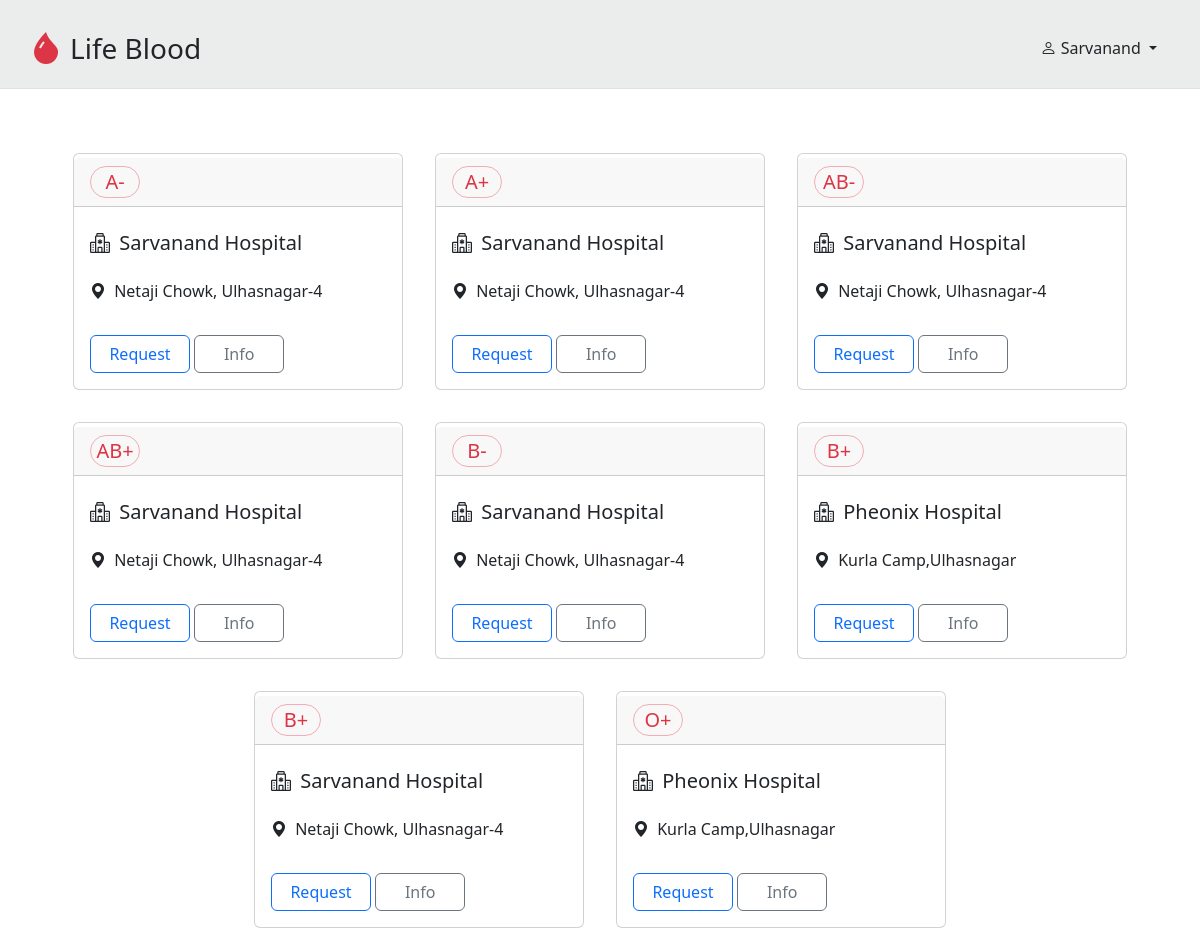
/availablesamples.php (signed in), run on the app's committed database.
### tables this page shows
CREATE TABLE `bloodbank` (
  `bloodgroup` varchar(3) NOT NULL,
  `amount` int(11) NOT NULL,
  `username` varchar(20) NOT NULL
);

CREATE TABLE `hospital` (
  `username` varchar(20) NOT NULL,
  `password` varchar(16) NOT NULL,
  `hospitalname` text NOT NULL,
  `address` text NOT NULL,
  `email` text NOT NULL,
  `number` text NOT NULL
);

### availablesamples.php (the view, shortened to what this page needs)
<?php
    $query = "SELECT * FROM bloodbank WHERE amount>0";
    $result = mysqli_query($conn, $query);
    $bloodbankinfo = mysqli_fetch_all($result, MYSQLI_ASSOC);
    $query = "SELECT DISTINCT username FROM bloodbank";
    $result = mysqli_query($conn, $query);
    $hospitals = [];
    while ($row = $result->fetch_row()) {
        $hospitals[] = $row[0];
    }
    $hospitalsinfo = [];
    foreach($hospitals as $hospital){
        $query = "SELECT * FROM hospital WHERE username='$hospital'";
        $result = mysqli_query($conn, $query);
        while($row = $result->fetch_row()){
            $hospitalsinfo[$hospital]  = $row;
        }
    }
    if(isset($_SESSION['as'])){
        if($_SESSION['as']=='hospital'){
            if(isset($_SESSION['username'])){
                $username = $_SESSION['username'];
            }else{
                header('Location: login.php');
            }
        }elseif($_SESSION['as']=='receiver'){
            if(isset($_SESSION['user'])){
                $username = $_SESSION['user'];
            }else{
                header('Location: login.php');
            }
        }else{
            $username = 'Guest';
        }
    }else{
        $_SESSION['as']='guest';
        $username = 'Guest';
    }
?>
<!DOCTYPE html>
<html lang="en">
<head>
    <link href="https://cdn.jsdelivr.net/npm/bootstrap@5.3.2/dist/css/bootstrap.min.css" rel="stylesheet">
    <link rel="stylesheet" href="https://cdn.jsdelivr.net/npm/bootstrap-icons@1.11.2/font/bootstrap-icons.min.css">
</head>
<body>
    <nav class="border-bottom" style="background-color:#ebedec">
        <div class="container pt-4 pb-3 d-flex justify-content-between align-items-center px-sm-0 px-2">
            <a href="index.php" class="navbar-brand d-flex align-items-center ps-2 ps-sm-0"><i class="bi bi-droplet-fill text-danger fs-2"></i><span class="fs-3 ms-2">Life Blood</span></a>
            <div class="dropdown">
                <button class="btn dropdown-toggle" type="button" data-bs-toggle="dropdown" aria-expanded="false">
                    <i class="bi bi-person"></i> <?php echo $username?>
                </button>
            </div>
        </div>
    </nav>
    <main class="container d-flex flex-wrap pt-5 justify-content-center">
        <?php foreach($bloodbankinfo as $item):?>
            <?php
                $hos = $item['username'];
                $bloodgroup = $item['bloodgroup'];
                $len = strlen($bloodgroup)-1;
                $bg = substr($bloodgroup, 0, $len);
                $last = $bloodgroup[-1];
                $c = $last=='+'?'plus':'minus';
                $bg = $bg.$c;
                $hos = $hos.$bg;
                $btntext = "Request";
                $color = "btn-outline-primary";
                $disable = 0;
            ?>
            <div class="card m-3" style="width:330px;">
                <div class="card-header fs-5 d-flex align-items-center my-1"><p class="rounded-pill border border-danger-subtle text-danger text-center m-0" style="width:50px;"><?php echo $item['bloodgroup']?><p></div>
                <div class="card-body">
                    <h5 class="card-title fw-normal pt-1"><i class="bi bi-hospital me-1"></i> <?php echo $hospitalsinfo[$item['username']][2]?></h5>
                    <p class="card-text fs-6 py-3"><i class="bi bi-geo-alt-fill me-1"></i> <?php echo $hospitalsinfo[$item['username']][3]?></p>
                    <button class="btn <?php echo !$disable?null:'disabled'?> <?php echo $color?>" data-bs-toggle="modal" data-bs-target="#<?php echo $hos?>-Modal" style="width:100px;"><?php echo $btntext?></button>
                    <button class="btn btn-outline-secondary" data-bs-toggle="modal" data-bs-target="#<?php echo $hos?>Modal" style="width:90px;">Info</button>
                </div>
            </div>
        <?php endforeach;?>
    </main>
</body>
</html>

### data on the page
bloodbank: bloodgroup "A-", username.hospitalname "Sarvanand Hospital", username.address "Netaji Chowk, Ulhasnagar-4", btntext "Request"
bloodbank: bloodgroup "A+", username.hospitalname "Sarvanand Hospital", username.address "Netaji Chowk, Ulhasnagar-4", btntext "Request"
bloodbank: bloodgroup "AB-", username.hospitalname "Sarvanand Hospital", username.address "Netaji Chowk, Ulhasnagar-4", btntext "Request"
bloodbank: bloodgroup "AB+", username.hospitalname "Sarvanand Hospital", username.address "Netaji Chowk, Ulhasnagar-4", btntext "Request"
bloodbank: bloodgroup "B-", username.hospitalname "Sarvanand Hospital", username.address "Netaji Chowk, Ulhasnagar-4", btntext "Request"
bloodbank: bloodgroup "B+", username.hospitalname "Pheonix Hospital", username.address "Kurla Camp,Ulhasnagar", btntext "Request"
bloodbank: bloodgroup "B+", username.hospitalname "Sarvanand Hospital", username.address "Netaji Chowk, Ulhasnagar-4", btntext "Request"
bloodbank: bloodgroup "O+", username.hospitalname "Pheonix Hospital", username.address "Kurla Camp,Ulhasnagar", btntext "Request"

### other printed values
$username "Sarvanand"
